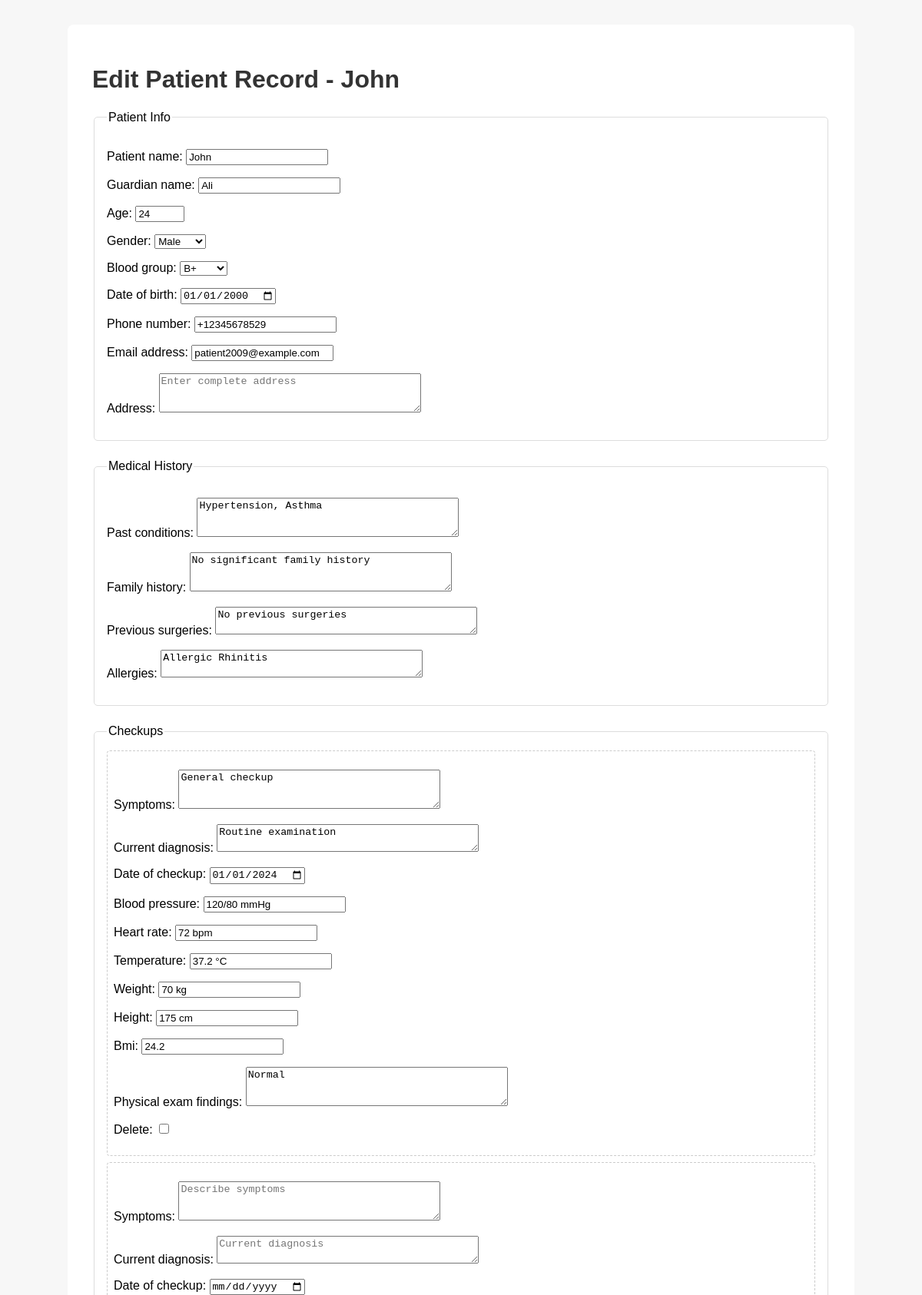
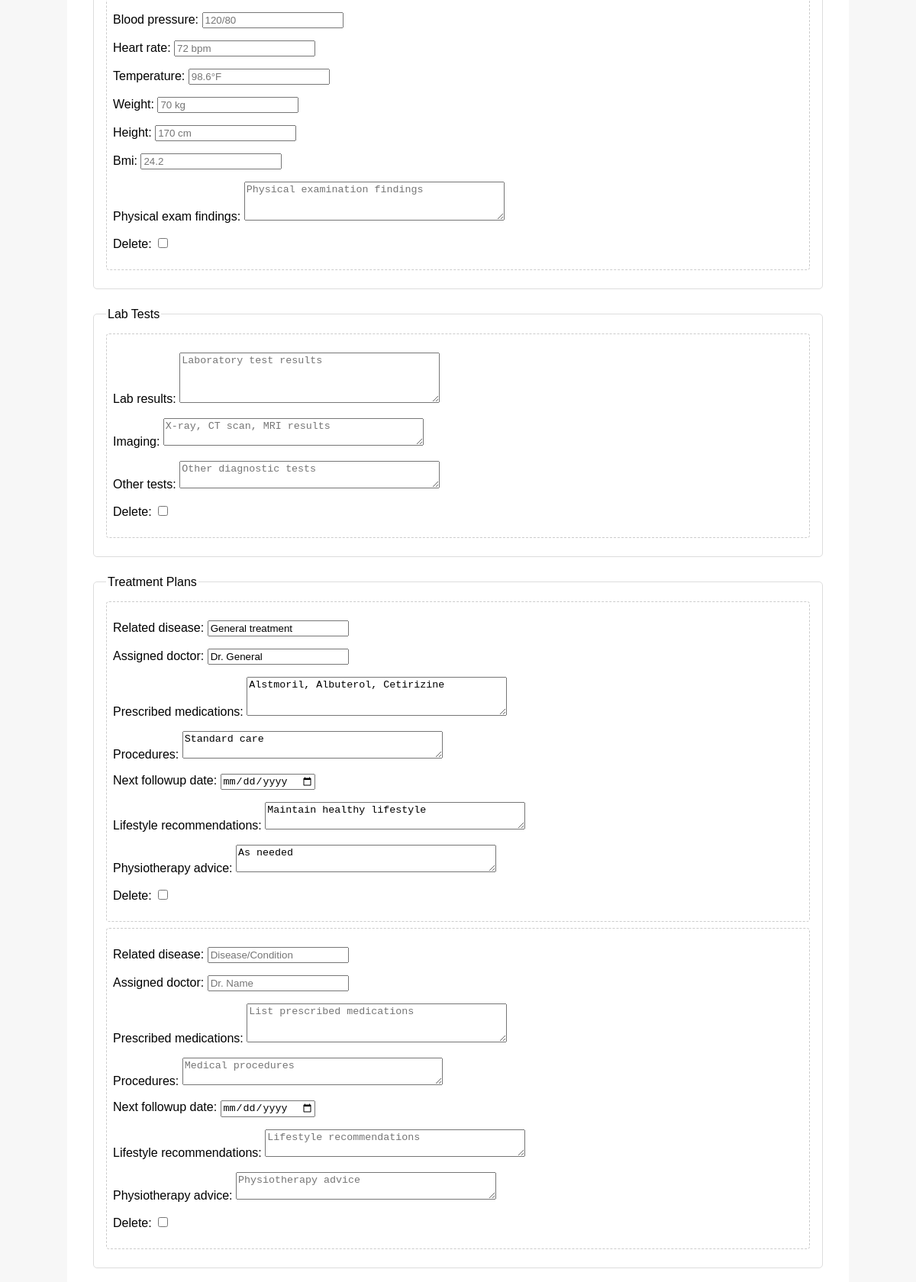
Screenshot of /patient-app/patients/25/edit/ (upper part) with the database file from the repository (2 pictures, top to bottom).
### patients/models.py (models this page shows, shortened)
class Patient(models.Model):
    patient_name = models.CharField(max_length=200)
    guardian_name = models.CharField(max_length=200)
    age = models.PositiveIntegerField()
    gender = models.CharField(
        max_length=10,
        choices=[("Male", "Male"), ("Female", "Female"), ("Other", "Other")],
    )
    blood_group = models.CharField(
        max_length=10,
        choices=[("AB+", "AB+"), ("A-", "A-"), ("A+", "A+"), ("AB-", "AB-"), ("B-", "B-"), ("B+", "B+"), ("O+","O+"), ("O-","O-")],
    )
    date_of_birth = models.DateField()
    phone_number = PhoneNumberField(unique=True)
    email_address = models.EmailField(max_length=254, unique=True, blank=True, null=True)
    address = models.TextField(blank=True, null=True)

class MedicalHistory(models.Model):
    patient = models.ForeignKey(Patient, on_delete=models.CASCADE, related_name="medical_history")
    past_conditions = models.TextField(blank=True, null=True)
    family_history = models.TextField(blank=True, null=True)
    previous_surgeries = models.TextField(blank=True, null=True)
    allergies = models.TextField(blank=True, null=True)

### patients/views.py (the view)
# urls.py: path('patients/<int:patient_id>/edit/', views.edit_complete_patient_form, name='edit_complete_patient_form'),
def edit_complete_patient_form(request, patient_id):
    patient = get_object_or_404(Patient, id=patient_id)
    if request.method == 'POST':
        return handle_patient_form_submission(request, patient)
    medical_history = patient.medical_history.first()
    checkups = patient.checkups.all().order_by('-date_of_checkup')
    lab_tests = patient.labtests.all()
    treatments = patient.treatments.all().order_by('-next_followup_date')
    notes = patient.notes.all()
    checkup_initial = [
        {
            'symptoms': checkup.symptoms,
            'current_diagnosis': checkup.current_diagnosis,
            'date_of_checkup': checkup.date_of_checkup,
            'blood_pressure': checkup.blood_pressure,
            'heart_rate': checkup.heart_rate,
            'temperature': checkup.temperature,
            'weight': checkup.weight,
            'height': checkup.height,
            'bmi': checkup.bmi,
            'physical_exam_findings': checkup.physical_exam_findings,
        } for checkup in checkups
    ]
    lab_initial = [
        {
            'lab_results': lab.lab_results,
            'imaging': lab.imaging,
            'other_tests': lab.other_tests,
        } for lab in lab_tests
    ]
    treatment_initial = [
        {
            'related_disease': treatment.related_disease,
            'assigned_doctor': treatment.assigned_doctor,
            'prescribed_medications': treatment.prescribed_medications,
            'procedures': treatment.procedures,
            'next_followup_date': treatment.next_followup_date,
            'lifestyle_recommendations': treatment.lifestyle_recommendations,
            'physiotherapy_advice': treatment.physiotherapy_advice,
        } for treatment in treatments
    ]
    notes_initial = [
        {
            'doctor_remarks': note.doctor_remarks,
            'special_warnings': note.special_warnings,
        } for note in notes
    ]
    context = {
        'patient_form': PatientForm(instance=patient),
        'medical_history_form': MedicalHistoryForm(instance=medical_history),
        'checkup_formset': CheckUpFormSet(initial=checkup_initial),
        'lab_tests_formset': LabTestsFormSet(initial=lab_initial),
        'treatment_formset': TreatmentPlanFormSet(initial=treatment_initial),
        'notes_formset': AdditionalNoteFormSet(initial=notes_initial),
        'patient': patient,
        'form_action': 'edit',
        'page_title': f'Edit Patient Record - {patient.patient_name}'
    }
    return render(request, 'patient_form.html', context)

### patients/forms.py
class MedicalHistoryForm(forms.ModelForm):
    class Meta:
        model = MedicalHistory
        fields = ['past_conditions', 'family_history', 'previous_surgeries', 'allergies']
        widgets = {
            'past_conditions': forms.Textarea(attrs={
                'class': 'form-control',
                'rows': 3,
                'placeholder': 'List past medical conditions'
            }),
            'family_history': forms.Textarea(attrs={
                'class': 'form-control',
                'rows': 3,
                'placeholder': 'Family medical history'
            }),
            'previous_surgeries': forms.Textarea(attrs={
                'class': 'form-control',
                'rows': 2,
                'placeholder': 'Previous surgeries (if any)'
            }),
            'allergies': forms.Textarea(attrs={
                'class': 'form-control',
                'rows': 2,
                'placeholder': 'Known allergies'
            }),
        }

### templates/patient_form.html (shortened to what this page needs)
<!DOCTYPE html>
 {% load static %}
<html lang="en">
<head>
  <link rel="stylesheet" href="{% static 'css/styles.css' %}">
</head>
<body>
  <div class="container">
    <h1>{{ page_title }}</h1>
    <form method="post">
      <fieldset>
        <legend>Patient Info</legend>
        {{ patient_form.as_p }}
      </fieldset>
      <fieldset>
        <legend>Medical History</legend>
        {{ medical_history_form.as_p }}
      </fieldset>
      <fieldset>
        <legend>Checkups</legend>
        {% for form in checkup_formset %}
          <div class="formset-item">{{ form.as_p }}</div>
        {% endfor %}
      </fieldset>
      <fieldset>
        <legend>Lab Tests</legend>
        {% for form in lab_tests_formset %}
          <div class="formset-item">{{ form.as_p }}</div>
        {% endfor %}
      </fieldset>
      <fieldset>
        <legend>Treatment Plans</legend>
        {% for form in treatment_formset %}
          <div class="formset-item">{{ form.as_p }}</div>
        {% endfor %}
      </fieldset>
    </form>
  </div>
</body>
</html>

### patients/static/css/styles.css (style rules this page uses)
body { font-family: Arial, sans-serif; background: #f7f7f7; margin: 0; padding: 0; }
.container { width: 80%; margin: 2rem auto; background: #fff; padding: 2rem; border-radius: 8px; }
h1, h2 { color: #333; }
form fieldset { margin-bottom: 1.5rem; border: 1px solid #ddd; padding: 1rem; border-radius: 5px; }
.formset-item { border: 1px dashed #ccc; padding: 0.5rem; margin-bottom: 0.5rem; border-radius: 4px; }

### rows the page displays
Patient: patient_name "John", guardian_name "Ali", age "24", gender "Male", blood_group "B+", date_of_birth "01/01/2000", phone_number "+12345678529", email_address "patient2009@example.com"
MedicalHistory: past_conditions "Hypertension, Asthma", family_history "No significant family history", previous_surgeries "No previous surgeries", allergies "Allergic Rhinitis"

### other values shown
{{ page_title }} "Edit Patient Record - John"
